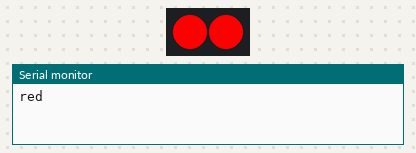
Bench run of a sketch on a simulated Arduino Uno, built with avr-gcc and run on an emulated ATmega328P. Shown: 2 RGB LEDs in strip order, left to right, the last lines printed to the serial monitor.

Above: at 0.5 s.
At 1.5 s:
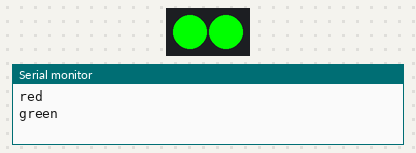
At 5.5 s:
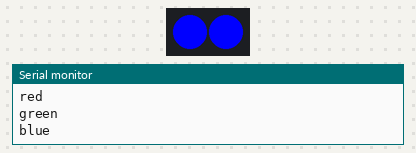
Timing chart, 0 to 6.9 s (numbered marks = the images above):
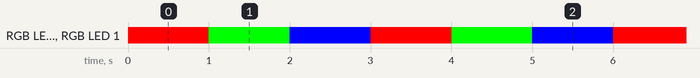

Measured:
- by itself, RGB LED 0, RGB LED 1: repeats every 3.0 s: RGB(0, 255, 0) 1.0 s, RGB(0, 0, 255) 1.0 s, RGB(255, 0, 0) 1.0 s
- by itself, everything shown: repeats every 3.0 s, in 3 steps

The sketch:

rgb_led.ino
```cpp
#include <MeMCore.h>

// macros to control rgb
#define RED_LED 255,000,000
#define GREEN_LED 000,255,000
#define BLUE_LED 000,000,255

// instantiate peripheral objects
MeRGBLed led(PORT_7);  // the internal connection
// is handled by port 7, with default slot number 2

void setup() {
  // nothing to be done here
  Serial.begin(9600);
}

void loop() {
  // loops over the 3 colors, staying in each color for 1 second
  Serial.println("red");
  led.setColor(RED_LED);
  led.show();
  delay(1000);

  Serial.println("green");
  led.setColor(GREEN_LED);
  led.show();
  delay(1000);

  Serial.println("blue");
  led.setColor(BLUE_LED);
  led.show();
  delay(1000);
}
```
